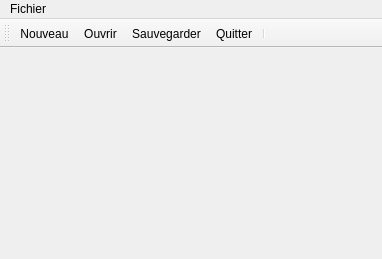
<?xml version="1.0" encoding="UTF-8"?>
<ui version="4.0">
 <class>MainWindow</class>
 <widget class="QMainWindow" name="MainWindow">
  <property name="geometry">
   <rect>
    <x>0</x>
    <y>0</y>
    <width>382</width>
    <height>259</height>
   </rect>
  </property>
  <property name="windowTitle">
   <string>MainWindow</string>
  </property>
  <widget class="QWidget" name="centralWidget"/>
  <widget class="QMenuBar" name="menuBar">
   <property name="geometry">
    <rect>
     <x>0</x>
     <y>0</y>
     <width>382</width>
     <height>21</height>
    </rect>
   </property>
   <widget class="QMenu" name="menuFichier">
    <property name="title">
     <string>Fichier</string>
    </property>
   </widget>
   <addaction name="menuFichier"/>
  </widget>
  <widget class="QToolBar" name="toolBar">
   <property name="windowTitle">
    <string>toolBar</string>
   </property>
   <attribute name="toolBarArea">
    <enum>TopToolBarArea</enum>
   </attribute>
   <attribute name="toolBarBreak">
    <bool>false</bool>
   </attribute>
   <addaction name="actionNouveau"/>
   <addaction name="actionOuvrir"/>
   <addaction name="actionSauvegarder"/>
   <addaction name="actionQuitter"/>
   <addaction name="separator"/>
  </widget>
  <action name="actionNouveau">
   <property name="icon">
    <iconset resource="images/Icones.qrc">
     <normaloff>:/icone/new.png</normaloff>:/icone/new.png</iconset>
   </property>
   <property name="text">
    <string>Nouveau</string>
   </property>
   <property name="shortcut">
    <string>Ctrl+N</string>
   </property>
  </action>
  <action name="actionOuvrir">
   <property name="icon">
    <iconset resource="images/Icones.qrc">
     <normaloff>:/icone/open.png</normaloff>:/icone/open.png</iconset>
   </property>
   <property name="text">
    <string>Ouvrir...</string>
   </property>
   <property name="shortcut">
    <string>Ctrl+O</string>
   </property>
  </action>
  <action name="actionSauvegarder">
   <property name="icon">
    <iconset resource="images/Icones.qrc">
     <normaloff>:/icone/save.png</normaloff>:/icone/save.png</iconset>
   </property>
   <property name="text">
    <string>Sauvegarder...</string>
   </property>
   <property name="shortcut">
    <string>Ctrl+S</string>
   </property>
  </action>
  <action name="actionQuitter">
   <property name="icon">
    <iconset resource="images/Icones.qrc">
     <normaloff>:/icone/quit.png</normaloff>:/icone/quit.png</iconset>
   </property>
   <property name="text">
    <string>Quitter</string>
   </property>
   <property name="shortcut">
    <string>Ctrl+Q</string>
   </property>
  </action>
  <action name="actionNouveau_2">
   <property name="text">
    <string>Nouveau</string>
   </property>
  </action>
 </widget>
 <layoutdefault spacing="6" margin="11"/>
 <resources>
  <include location="images/Icones.qrc"/>
 </resources>
 <connections>
  <connection>
   <sender>actionQuitter</sender>
   <signal>triggered()</signal>
   <receiver>MainWindow</receiver>
   <slot>quitApp()</slot>
   <hints>
    <hint type="sourcelabel">
     <x>-1</x>
     <y>-1</y>
    </hint>
    <hint type="destinationlabel">
     <x>190</x>
     <y>129</y>
    </hint>
   </hints>
  </connection>
  <connection>
   <sender>actionOuvrir</sender>
   <signal>triggered()</signal>
   <receiver>MainWindow</receiver>
   <slot>openFile()</slot>
   <hints>
    <hint type="sourcelabel">
     <x>-1</x>
     <y>-1</y>
    </hint>
    <hint type="destinationlabel">
     <x>190</x>
     <y>129</y>
    </hint>
   </hints>
  </connection>
  <connection>
   <sender>actionSauvegarder</sender>
   <signal>triggered()</signal>
   <receiver>MainWindow</receiver>
   <slot>saveFile()</slot>
   <hints>
    <hint type="sourcelabel">
     <x>-1</x>
     <y>-1</y>
    </hint>
    <hint type="destinationlabel">
     <x>190</x>
     <y>129</y>
    </hint>
   </hints>
  </connection>
 </connections>
 <slots>
  <slot>quitApp()</slot>
  <slot>openFile()</slot>
  <slot>saveFile()</slot>
  <slot>deleteShape(QAction*)</slot>
 </slots>
</ui>
